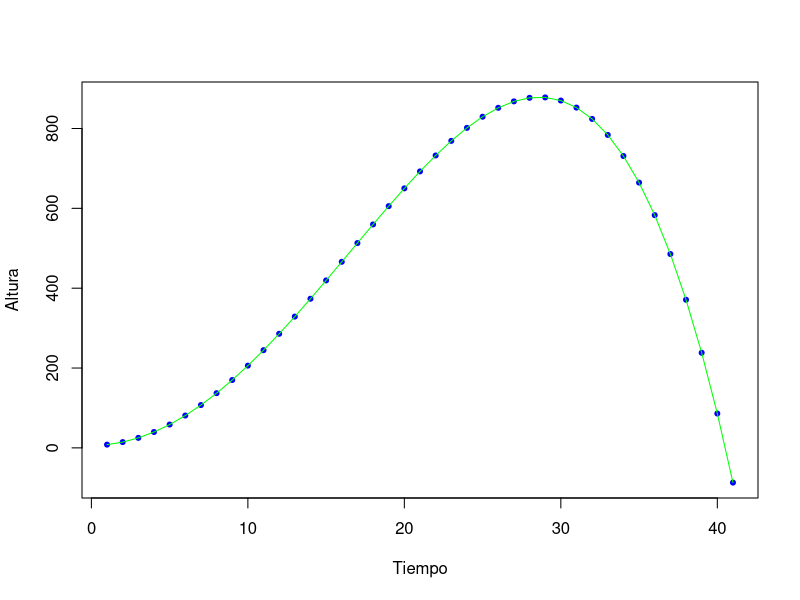

Here is the R script that generated this plot:
altmax <- function(fun, t){
  cont = 2
  max = 0
  
  m <- c(1:39)
  
  for (i in m){
    
    aux1 = fun[cont:cont]
    aux2 = fun[(cont + 1):(cont + 1)]
    
    if (aux1 < aux2){
      max = fun[cont:cont]
      cont = cont + 1
      
    }
    else {
      cont = cont + 1
  }
    
    
  }
  return = max
  
}

t <- c(1:41)
fun = 6+2.13*t^2-0.0013*t^4

plot(t,fun, pch=20, col = "blue",xlab="Tiempo", ylab="Altura")
lines(t,fun, col = "green")

maxi = altmax(fun,t)

print(maxi)
